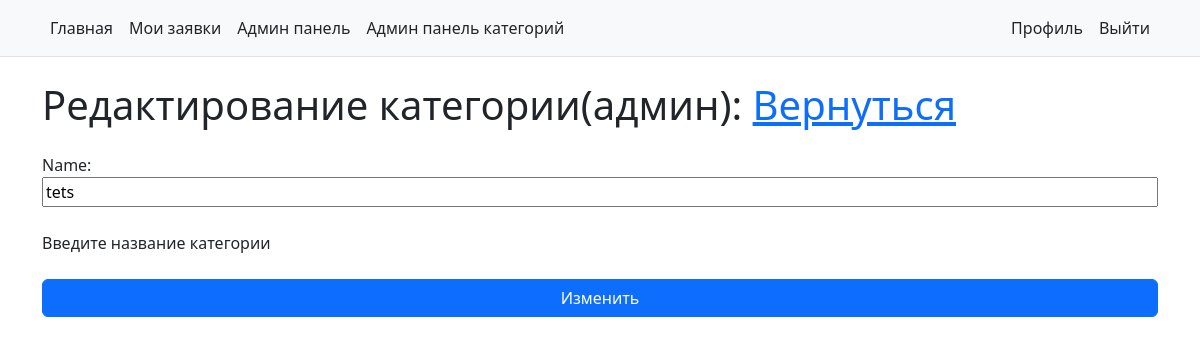
The page /catalog/category/1/update (signed in) on the database as committed earlier.
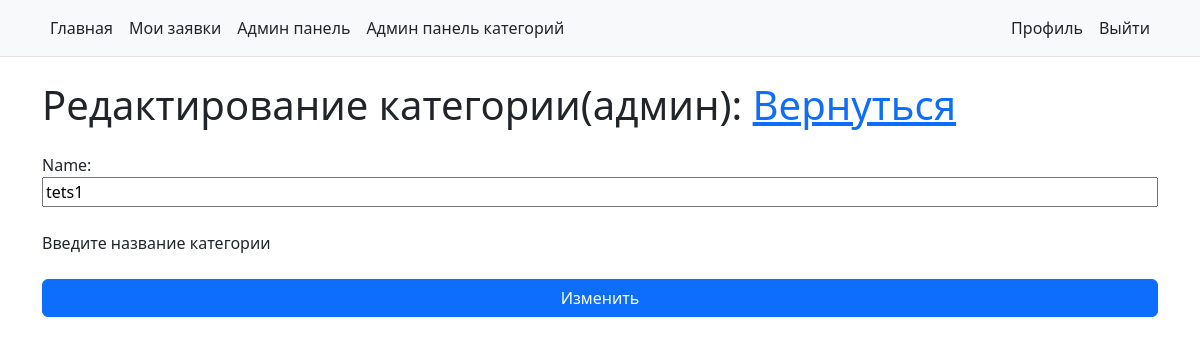
The same page on the database as committed later.
### catalog/models.py (models this page shows, shortened)
class Category(models.Model):
    name = models.CharField(max_length=200, help_text="Введите название категории")

### catalog/views.py (the view)
# urls.py: re_path(r'^category/(?P<pk>\d+)/update$', views.updateAdminCategory, name='update-admin-category'),
def updateAdminCategory(request, pk):
    category = Category.objects.get(pk=pk)
    context = {
        'get_category': category,
        'form': updateAdminCategoryForm(instance=category),
    }
    if request.method == 'POST':
        form = updateAdminCategoryForm(request.POST, instance=category)
        if form.is_valid():
            form.save(commit=True)
    return render(request, 'catalog/update_admin_category.html', context)

### catalog/forms.py
class updateAdminCategoryForm(forms.ModelForm):
    class Meta:
        model = Category
        fields = ['name']

### catalog/templates/catalog/update_admin_category.html (shortened to what this page needs)
{% extends "catalog/base_generic.html" %}
{% block content %}
    {% if user.is_superuser %}
        <h1 class="mt-4 mb-4">Редактирование категории(админ): <a href="{% url 'admin_panel_category' %}">Вернуться</a></h1>
        <form class="d-flex flex-column" method="post" id="update-admin-category">
            {{ form }}
            <button form="update-admin-category" type="submit" class="btn btn-primary mt-4 mb-4">Изменить</button>
        </form>
    {% else %}
        <h2>У вас недостаточно прав для использования этой страницы</h2>
        <p>Пожалуйста, авторизируйтесь на сайте как админ, чтобы получить доступ к этой странице!</p>
    {% endif %}
{% endblock %}

Rows that differ between the two databases and show on the page:
changed Category: name "tets" → "tets1"
